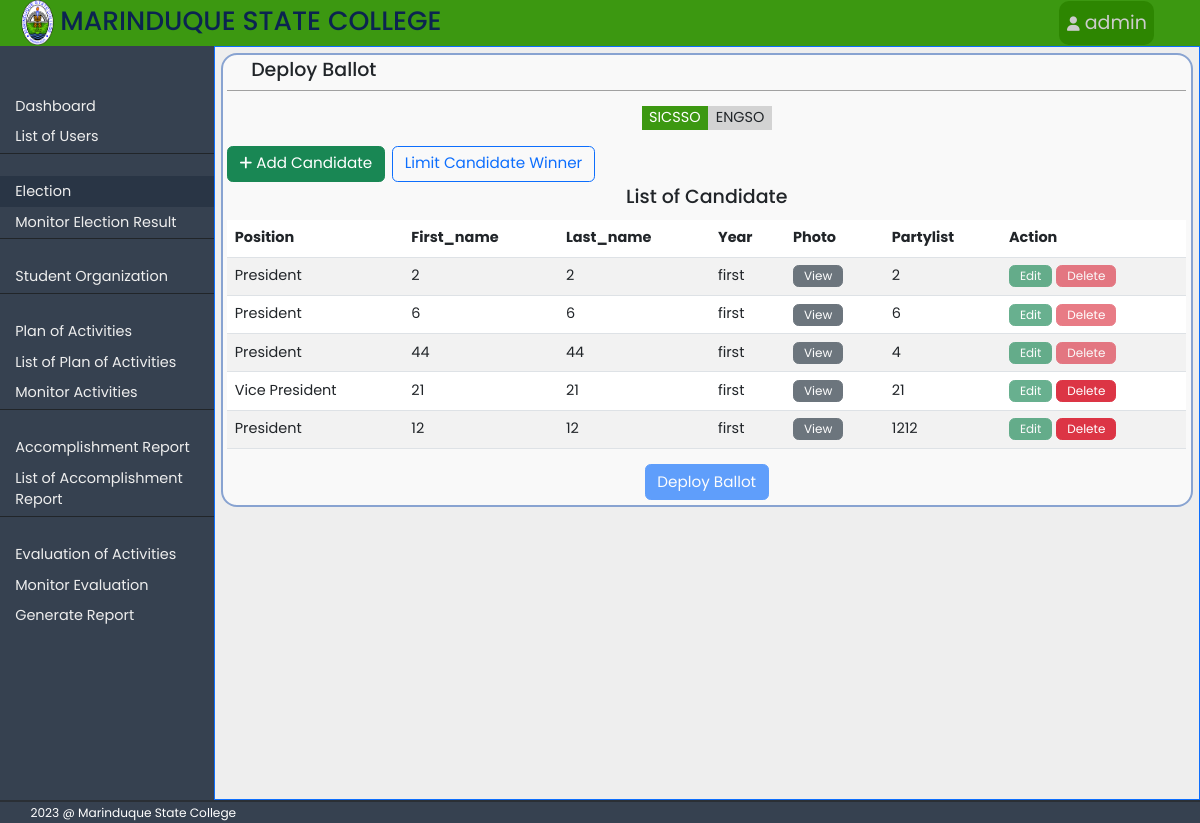
Before: /admin/admin-election.php?activeStudentOrg=SICSSO (signed in) with the older database file.
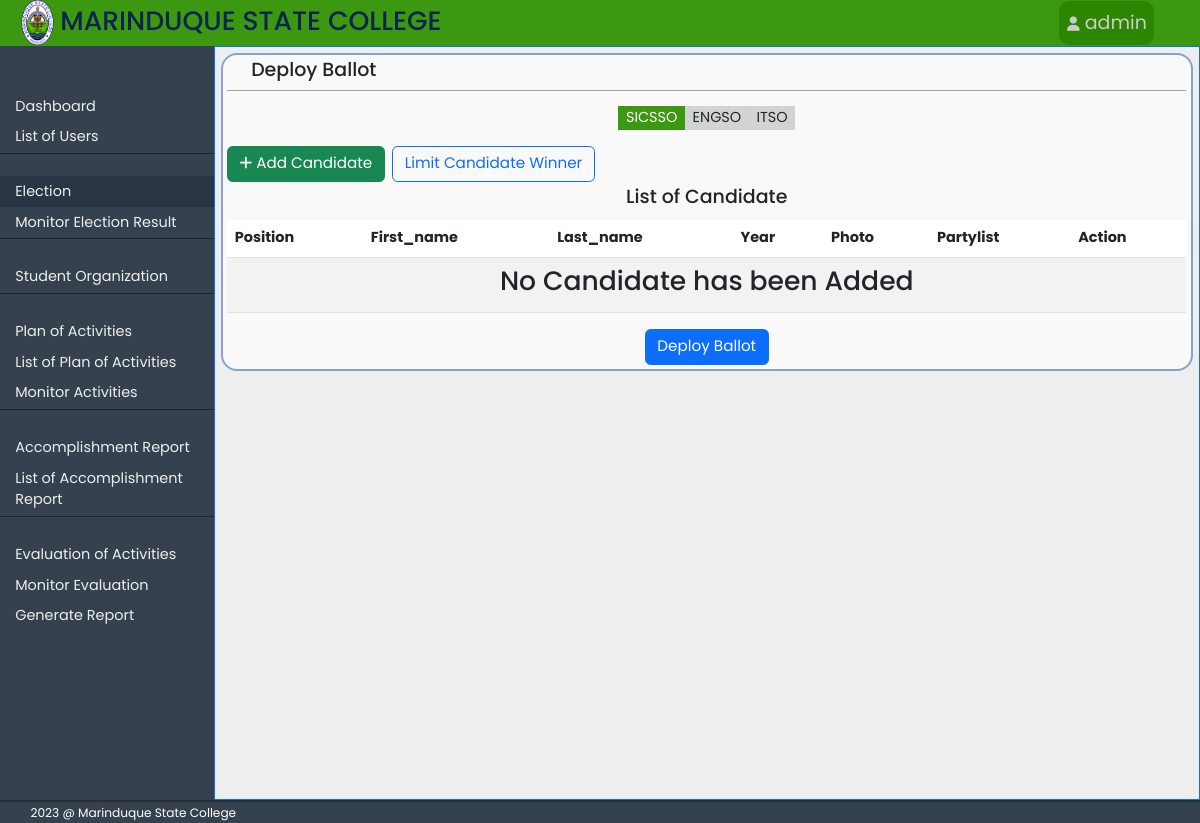
After: the same page with the newer database file.
### tables this page shows
CREATE TABLE `candidate` (
  `id` int(11) NOT NULL,
  `position` varchar(100) DEFAULT NULL,
  `first_name` varchar(100) DEFAULT NULL,
  `last_name` varchar(100) DEFAULT NULL,
  `year` varchar(100) DEFAULT NULL,
  `photo_url` varchar(100) DEFAULT NULL,
  `partylist` varchar(100) DEFAULT NULL,
  `org_name` varchar(100) DEFAULT NULL,
  `school_year` varchar(100) DEFAULT NULL,
  `introduce_yourself` longtext DEFAULT NULL,
  `status` varchar(100) DEFAULT NULL,
  `number_of_votes` int(100) DEFAULT 0,
  `exp_date` varchar(100) DEFAULT NULL
);

### classes/database.php (called while the page is built, shortened)
<?php
class database
{
  private $servername = 'localhost';
  private $username = 'root';
  private $password = '';
  private $dbname = 'etrack';
  public $mysqli = '';
  public function __construct()
  {
    $this->mysqli = new mysqli($this->servername, $this->username, $this->password, $this->dbname);
  }
  public function selectDistinct($table, $rows = '*', $where = array(), $operator = 'AND', $order = "")
  {
    if (empty($where)) {
      $sql = "SELECT DISTINCT $rows FROM $table";
      return $this->mysqli->query($sql);
    }
    $args = array();
    $sql = "SELECT DISTINCT $rows FROM $table WHERE " . implode(" $operator ", $args);
    return $this->mysqli->query($sql);
  }
  public function advanceSelect($table, $rows = '*', $where = '')
  {
    if ($where == '') {
      $sql = "SELECT $rows FROM $table";
      return $this->mysqli->query($sql);
    } else if($where != '') {
      $sql = "SELECT $rows FROM $table WHERE $where";
      return $this->mysqli->query($sql);
    }
  }
}

### admin/admin-election.php (the view, shortened to what the changed rows need)
<?php
include "../classes/database.php";
include "../classes/user.php";
$admin = new database();
?>
<!DOCTYPE html>
<html lang="en">
<head>
  <link rel="stylesheet" href="../css/bootstrap/bootstrap.css?<?php echo time(); ?>">
  <link rel="stylesheet" href="../css/admin.css?<?php echo time(); ?>">
</head>
<body>
  <div class="body">
    <div class="page-content">
      <div class="content border border-primary">
        <div class="content-container">
          <nav class="org-list-nav">
            <ul>
              <?php
              $result = $admin->selectDistinct('student_org', 'name_of_org');
              while ($row = mysqli_fetch_assoc($result)) {
              ?>
                <li id="<?php echo $row['name_of_org']; ?>" onclick="window.location.href = 'admin-election.php?activeStudentOrg=<?php echo $row['name_of_org'] ?>';"><?php echo $row['name_of_org']; ?></li>
              <?php } ?>
            </ul>
          </nav>
          <div class="table-responsive">
            <table class="table table-striped table-hover">
              <thead>
                <tr>
                  <th>Position</td>
                  <th>First_name</td>
                  <th>Last_name</td>
                  <th>Year</td>
                  <th>Photo</td>
                  <th>Partylist</td>
                  <th>Action</th>
                </tr>
              </thead>
              <tbody>
                <?php
                $activeStudentOrg = User::returnValueGet('activeStudentOrg');
                $result = $admin->advanceSelect('candidate', '*', " org_name = '$activeStudentOrg' ORDER BY id DESC");
                if ($result->num_rows == 0 ) {
                  echo '
                    <tr>
                      <td colspan="7">
                        <h3 class="text-center">No Candidate has been Added</h3>
                      </td>
                    </tr>
                  ';
                }
                while ($row = mysqli_fetch_assoc($result)) {
                ?>
                  <tr>
                    <td><?php echo $row['position']; ?></td>
                    <td><?php echo $row['first_name']; ?></td>
                    <td><?php echo $row['last_name']; ?></td>
                    <td><?php echo $row['year']; ?></td>
                    <td><a class="btn btn-secondary" href="../view-image.php?path=uploads/&imageUrl=<?php echo $row['photo_url']; ?>"> View</a></td>
                    <td><?php echo $row['partylist']; ?></td>
                    <td>
                      <a class="btn btn-success <?php if ($row['status'] == 'deployed' || $row['status'] == "winner") {echo 'disabled';} ?>" href="admin-edit-candidate.php?studentOrg=<?php echo User::printGet('activeStudentOrg'); ?>&candidateId=<?php echo $row['id']; ?>"> Edit</a>
                      <a class="btn btn-danger <?php if ($row['status'] == 'deployed' || $row['status' == "winner"]) {echo 'disabled';} ?>" href="admin-delete-candidate.php?studentOrg=<?php echo User::printGet('activeStudentOrg'); ?>&candidateId=<?php echo $row['id']; ?>&photoUrl=<?php echo $row['photo_url']; ?>">Delete</a>
                    </td>
                  </tr>
                <?php } ?>
              </tbody>
            </table>
          </div>
        </div>
      </div>
    </div>
  </div>
</body>
</html>

Changed rows visible on the page:
removed candidate: position "President", first_name "2", last_name "2", year "first", partylist "2"
removed candidate: position "President", first_name "6", last_name "6", year "first", partylist "6"
removed candidate: position "President", first_name "44", last_name "44", year "first", partylist "4"
removed candidate: position "Vice President", first_name "21", last_name "21", year "first", partylist "21", status "winner" (drawn)
removed candidate: position "President", first_name "12", last_name "12", year "first", partylist "1212", status "winner" (drawn)
Other visible differences:
new list line: "ITSO"
text now shown: "No Candidate has been Added"
